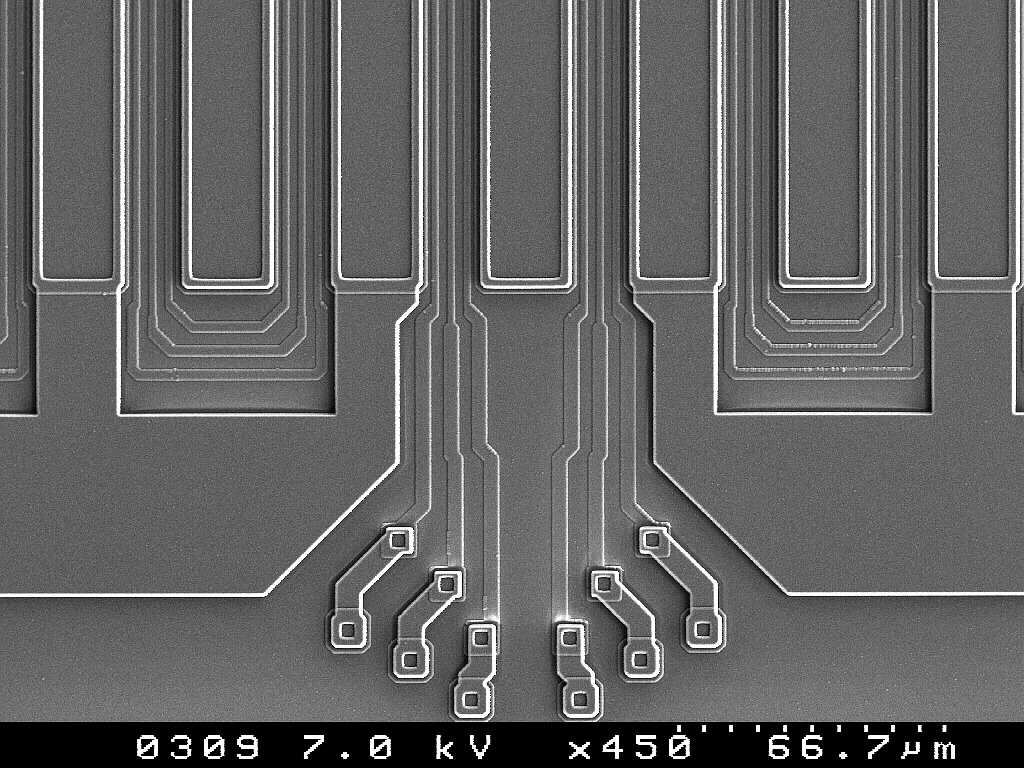
%> input picture practica_0/WAFER1.TIF, 1024 x 768 px
$ octave paso_alto_vertical.m   (GNU Octave 9; MATLAB toolbox functions it lacks are replaced by stand-ins)
%> lines starting %> are read from the running program, lines starting %| are printed output that depends on the picture; in (x1, y1, x2, y2) boxes, pixels count from 0 and x2, y2 are one past the last pixel; in counts of white or black regions, pixels touching at a corner belong together; the program's own positions count from 1
I = imread('wafer1.tif');
%> I is the input picture: size 768x1024 uint8; min 0, max 255, mean 100.2
g = [1 0 -1; 1 0 -1; 1 0 -1]; % Kernel modificado para detectar bordes verticales
J = filter2(g, I);
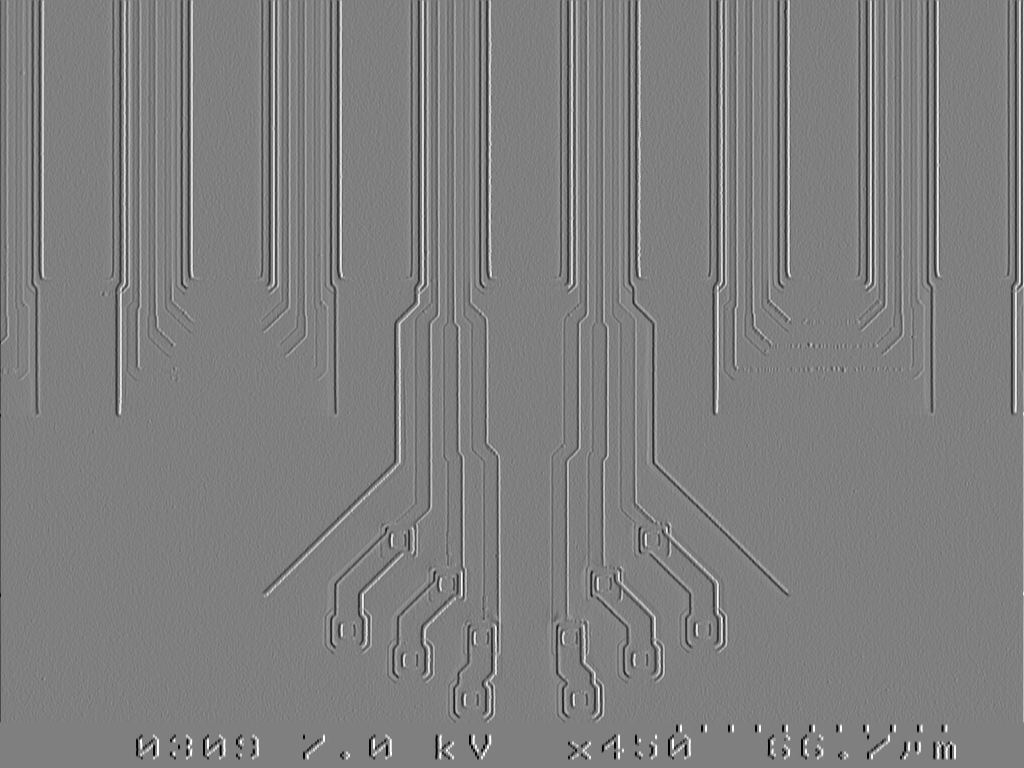
%> J: size 768x1024 double; min -765, max 765, mean -0.1; drawn with min black and max white
J = abs(J);
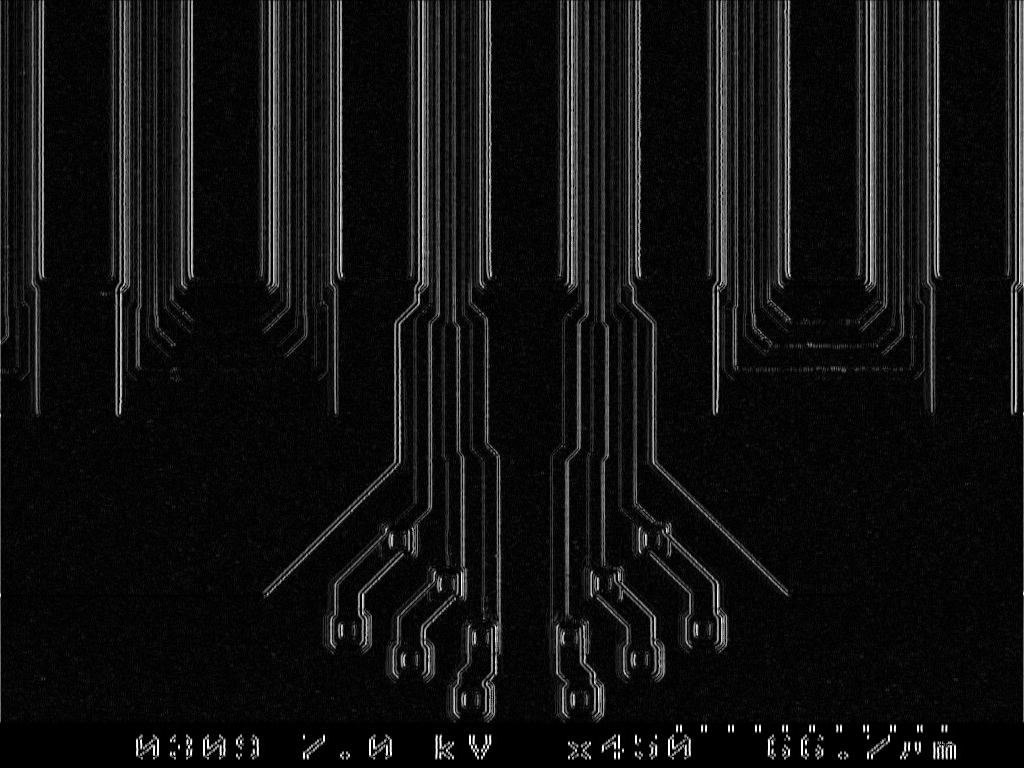
%> J: size 768x1024 double; min 0, max 765, mean 53.4; drawn with min black and max white
B = J > 0.27 * (max(J(:)) - min(J(:)));
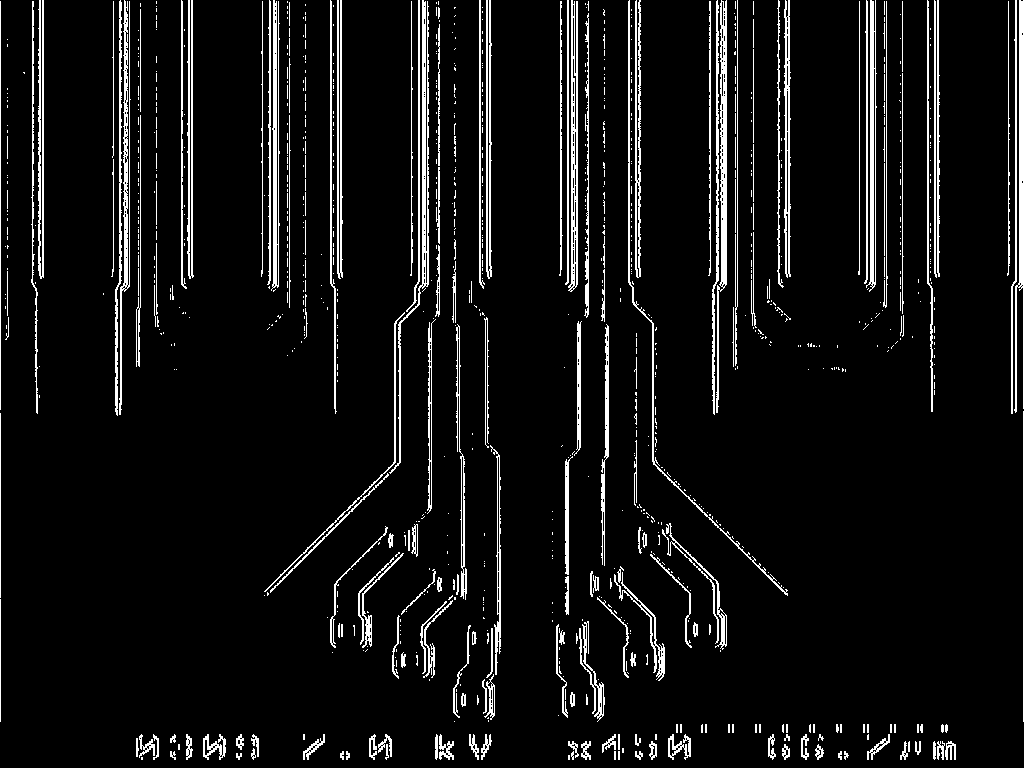
%> B: size 768x1024 logical; 7.2% white in thin lines or dots
imshow(B)

$ run again, with practica_0/BRAIN_RT.TIF copied over practica_0/WAFER1.TIF
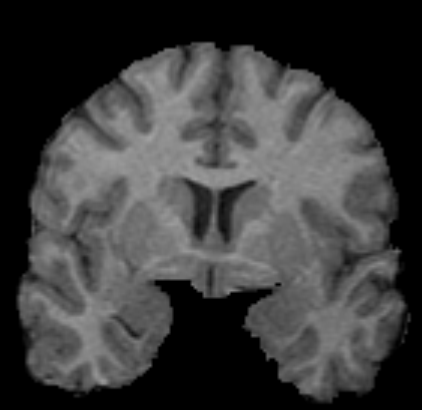
%> input picture practica_0/BRAIN_RT.TIF, 422 x 410 px
%> I is the input picture: size 410x422 uint8; min 0, max 163, mean 60.1
%> `J = filter2(g, I);`:
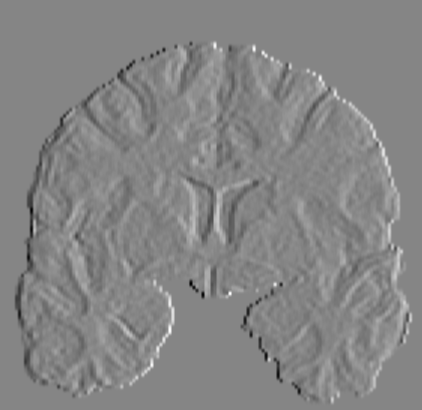
%> J: size 410x422 double; min -210, max 191, mean 0; drawn with min black and max white
%> `B = J > 0.27 * (max(J(:)) - min(J(:)));`:
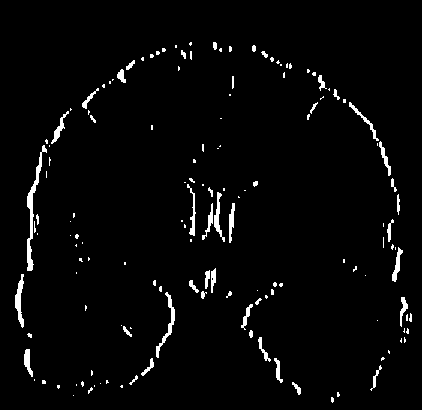
%> B: size 410x422 logical; 2.8% white; 147 white regions (100 under 20 px), largest, box (x1, y1, x2, y2) and area: (27, 145, 47, 271) 511, (156, 292, 175, 358) 255, (15, 274, 24, 328) 244
